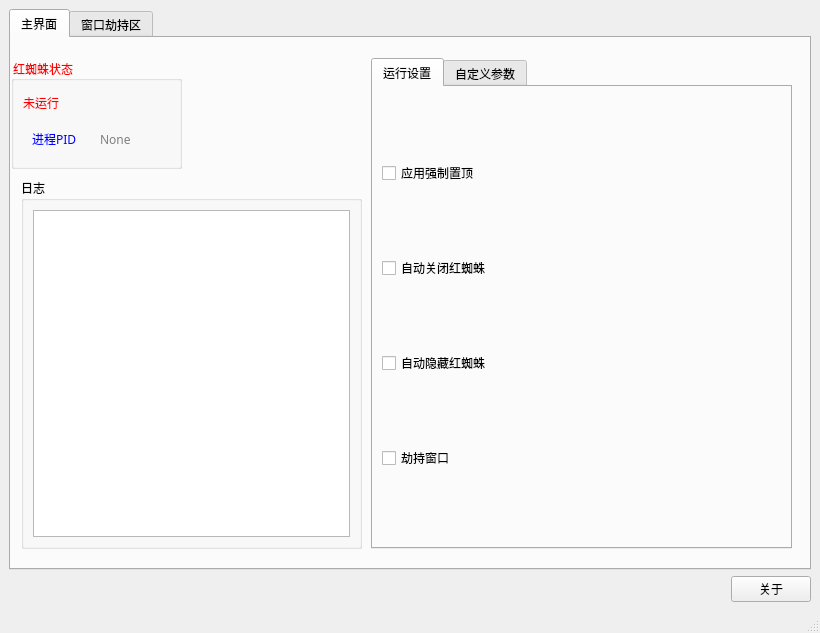
<?xml version="1.0" encoding="UTF-8"?>
<ui version="4.0">
 <class>MainWindow</class>
 <widget class="QMainWindow" name="FuckRedSpiderQt">
  <property name="geometry">
   <rect>
    <x>0</x>
    <y>0</y>
    <width>820</width>
    <height>633</height>
   </rect>
  </property>
  <property name="windowTitle">
   <string>FuckRedSpiderQt</string>
  </property>
  <property name="windowIcon">
   <iconset resource="resources.qrc">
    <normaloff>:/Resources/FuckRedSpider.ico</normaloff>:/Resources/FuckRedSpider.ico</iconset>
  </property>
  <widget class="QWidget" name="centralwidget">
   <layout class="QVBoxLayout" name="verticalLayout_4">
    <item>
     <widget class="QTabWidget" name="Topest_tab">
      <property name="font">
       <font>
        <family>阿里妈妈数黑体</family>
        <weight>50</weight>
        <bold>false</bold>
       </font>
      </property>
      <property name="currentIndex">
       <number>0</number>
      </property>
      <widget class="QWidget" name="Main_Tab">
       <attribute name="title">
        <string>主界面</string>
       </attribute>
       <widget class="QGroupBox" name="Group_running_stat">
        <property name="geometry">
         <rect>
          <x>0</x>
          <y>20</y>
          <width>171</width>
          <height>111</height>
         </rect>
        </property>
        <property name="sizePolicy">
         <sizepolicy hsizetype="Maximum" vsizetype="Maximum">
          <horstretch>0</horstretch>
          <verstretch>0</verstretch>
         </sizepolicy>
        </property>
        <property name="font">
         <font>
          <family>阿里妈妈数黑体</family>
          <weight>50</weight>
          <bold>false</bold>
         </font>
        </property>
        <property name="styleSheet">
         <string notr="true">color:red
</string>
        </property>
        <property name="title">
         <string>红蜘蛛状态</string>
        </property>
        <layout class="QVBoxLayout" name="verticalLayout">
         <item>
          <widget class="QLabel" name="label_is_running">
           <property name="font">
            <font>
             <family>阿里妈妈数黑体</family>
             <weight>50</weight>
             <bold>false</bold>
            </font>
           </property>
           <property name="text">
            <string>未运行</string>
           </property>
          </widget>
         </item>
         <item>
          <widget class="QWidget" name="widget_pid" native="true">
           <layout class="QHBoxLayout" name="horizontalLayout">
            <item>
             <widget class="QLabel" name="label_pid_tip">
              <property name="font">
               <font>
                <family>阿里妈妈数黑体</family>
                <weight>50</weight>
                <bold>false</bold>
               </font>
              </property>
              <property name="styleSheet">
               <string notr="true">color:#00F;
</string>
              </property>
              <property name="text">
               <string>进程PID</string>
              </property>
             </widget>
            </item>
            <item>
             <widget class="QLabel" name="label_pid">
              <property name="font">
               <font>
                <family>阿里妈妈数黑体</family>
                <weight>50</weight>
                <bold>false</bold>
               </font>
              </property>
              <property name="styleSheet">
               <string notr="true">color:gray;</string>
              </property>
              <property name="text">
               <string>None</string>
              </property>
             </widget>
            </item>
           </layout>
          </widget>
         </item>
        </layout>
       </widget>
       <widget class="QGroupBox" name="group_log">
        <property name="geometry">
         <rect>
          <x>10</x>
          <y>140</y>
          <width>341</width>
          <height>371</height>
         </rect>
        </property>
        <property name="title">
         <string>日志</string>
        </property>
        <layout class="QHBoxLayout" name="horizontalLayout_2">
         <item>
          <widget class="QTextBrowser" name="textBrowser">
           <property name="html">
            <string>&lt;!DOCTYPE HTML PUBLIC &quot;-//W3C//DTD HTML 4.0//EN&quot; &quot;http://www.w3.org/TR/REC-html40/strict.dtd&quot;&gt;
&lt;html&gt;&lt;head&gt;&lt;meta name=&quot;qrichtext&quot; content=&quot;1&quot; /&gt;&lt;style type=&quot;text/css&quot;&gt;
p, li { white-space: pre-wrap; }
&lt;/style&gt;&lt;/head&gt;&lt;body style=&quot; font-family:'阿里妈妈数黑体'; font-size:9pt; font-weight:400; font-style:normal;&quot;&gt;
&lt;p style=&quot;-qt-paragraph-type:empty; margin-top:0px; margin-bottom:0px; margin-left:0px; margin-right:0px; -qt-block-indent:0; text-indent:0px;&quot;&gt;&lt;br /&gt;&lt;/p&gt;&lt;/body&gt;&lt;/html&gt;</string>
           </property>
          </widget>
         </item>
        </layout>
       </widget>
       <widget class="QTabWidget" name="tab_config">
        <property name="geometry">
         <rect>
          <x>360</x>
          <y>20</y>
          <width>421</width>
          <height>491</height>
         </rect>
        </property>
        <property name="currentIndex">
         <number>0</number>
        </property>
        <widget class="QWidget" name="tab_main_config">
         <attribute name="title">
          <string>运行设置</string>
         </attribute>
         <layout class="QVBoxLayout" name="verticalLayout_2">
          <item>
           <widget class="QCheckBox" name="check_keep_topest">
            <property name="text">
             <string>应用强制置顶</string>
            </property>
           </widget>
          </item>
          <item>
           <widget class="QCheckBox" name="check_auto_kill">
            <property name="text">
             <string>自动关闭红蜘蛛</string>
            </property>
           </widget>
          </item>
          <item>
           <widget class="QCheckBox" name="check_auto_hide">
            <property name="text">
             <string>自动隐藏红蜘蛛</string>
            </property>
           </widget>
          </item>
          <item>
           <widget class="QCheckBox" name="check_attached_handle">
            <property name="text">
             <string>劫持窗口</string>
            </property>
           </widget>
          </item>
         </layout>
        </widget>
        <widget class="QWidget" name="tab_custon_config">
         <attribute name="title">
          <string>自定义参数</string>
         </attribute>
         <layout class="QVBoxLayout" name="verticalLayout_3">
          <item>
           <widget class="QGroupBox" name="groupBox">
            <property name="title">
             <string>目标进程</string>
            </property>
            <layout class="QHBoxLayout" name="horizontalLayout_3">
             <item>
              <widget class="QLineEdit" name="edit_target_process">
               <property name="text">
                <string>REDAgent</string>
               </property>
              </widget>
             </item>
            </layout>
           </widget>
          </item>
          <item>
           <widget class="QGroupBox" name="groupBox_2">
            <property name="title">
             <string>全屏窗口类名</string>
            </property>
            <layout class="QHBoxLayout" name="horizontalLayout_4">
             <item>
              <widget class="QLineEdit" name="edit_full_window_class_name">
               <property name="text">
                <string>DIBFullViewClass</string>
               </property>
              </widget>
             </item>
            </layout>
           </widget>
          </item>
          <item>
           <widget class="QGroupBox" name="groupBox_3">
            <property name="title">
             <string>普通窗口类名</string>
            </property>
            <layout class="QHBoxLayout" name="horizontalLayout_5">
             <item>
              <widget class="QLineEdit" name="edit_normal_window_class_name">
               <property name="text">
                <string>RedEagle.Monitor</string>
               </property>
              </widget>
             </item>
            </layout>
           </widget>
          </item>
         </layout>
        </widget>
       </widget>
      </widget>
      <widget class="QWidget" name="inject_tab">
       <attribute name="title">
        <string>窗口劫持区</string>
       </attribute>
      </widget>
     </widget>
    </item>
    <item>
     <widget class="QPushButton" name="button_about">
      <property name="sizePolicy">
       <sizepolicy hsizetype="Fixed" vsizetype="Fixed">
        <horstretch>0</horstretch>
        <verstretch>0</verstretch>
       </sizepolicy>
      </property>
      <property name="font">
       <font>
        <family>阿里妈妈数黑体</family>
       </font>
      </property>
      <property name="layoutDirection">
       <enum>Qt::RightToLeft</enum>
      </property>
      <property name="text">
       <string>关于</string>
      </property>
     </widget>
    </item>
   </layout>
  </widget>
  <widget class="QStatusBar" name="statusbar"/>
 </widget>
 <resources>
  <include location="resources.qrc"/>
 </resources>
 <connections/>
</ui>
